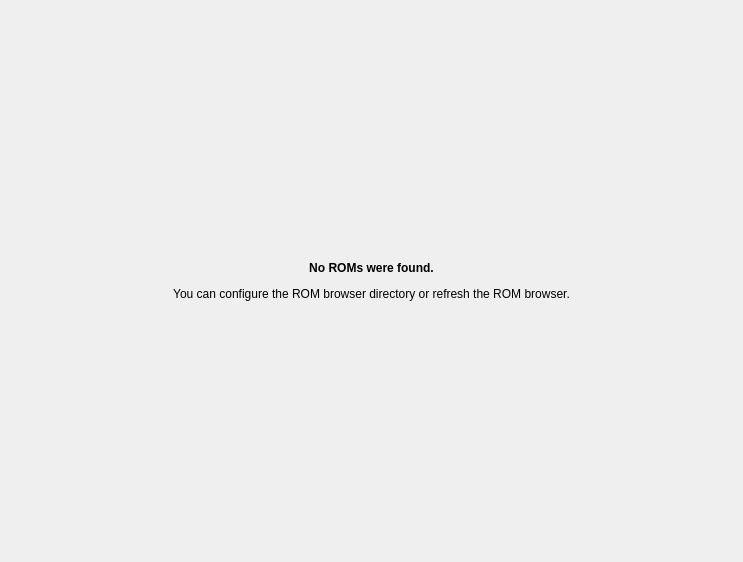
<?xml version="1.0" encoding="UTF-8"?>
<ui version="4.0">
 <class>CreateNetplaySessionEmptyWidget</class>
 <widget class="QWidget" name="CreateNetplaySessionEmptyWidget">
  <property name="geometry">
   <rect>
    <x>0</x>
    <y>0</y>
    <width>743</width>
    <height>562</height>
   </rect>
  </property>
  <property name="windowTitle">
   <string>Form</string>
  </property>
  <layout class="QVBoxLayout" name="verticalLayout">
   <item>
    <spacer name="verticalSpacer">
     <property name="orientation">
      <enum>Qt::Orientation::Vertical</enum>
     </property>
     <property name="sizeHint" stdset="0">
      <size>
       <width>20</width>
       <height>169</height>
      </size>
     </property>
    </spacer>
   </item>
   <item>
    <widget class="QLabel" name="label">
     <property name="text">
      <string>&lt;html&gt;&lt;head/&gt;&lt;body&gt;&lt;p&gt;&lt;span style=&quot; font-weight:700;&quot;&gt;No ROMs were found.&lt;/span&gt;&lt;/p&gt;&lt;p&gt;You can configure the ROM browser directory or refresh the ROM browser.&lt;/p&gt;&lt;/body&gt;&lt;/html&gt;</string>
     </property>
     <property name="textFormat">
      <enum>Qt::TextFormat::RichText</enum>
     </property>
     <property name="alignment">
      <set>Qt::AlignmentFlag::AlignCenter</set>
     </property>
     <property name="wordWrap">
      <bool>true</bool>
     </property>
    </widget>
   </item>
   <item>
    <spacer name="verticalSpacer_2">
     <property name="orientation">
      <enum>Qt::Orientation::Vertical</enum>
     </property>
     <property name="sizeHint" stdset="0">
      <size>
       <width>20</width>
       <height>170</height>
      </size>
     </property>
    </spacer>
   </item>
  </layout>
 </widget>
 <resources/>
 <connections/>
</ui>
